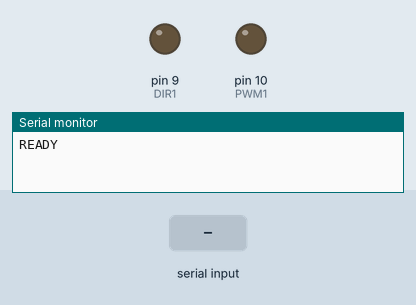
Recording of a sketch running on a simulated Arduino Uno, built with avr-gcc and run on an emulated ATmega328P. Shown: output pins drawn as LEDs (lit = HIGH), the last lines printed to the serial monitor. Dashed ring = blinking. Inputs (shaded band) come from the test bench.

Above: at 1.2 s.
1.3 s: "<0$>" received over Serial
At 2.79 s:
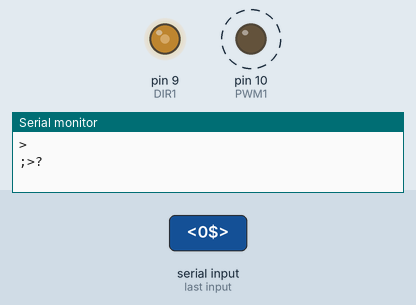
At 3.4 s:
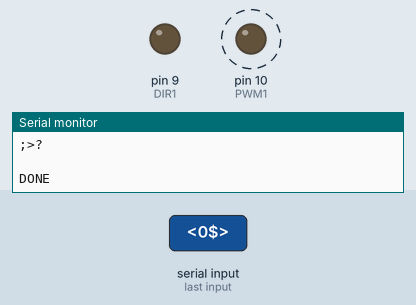
4.3 s: "0$" received over Serial
At 5.1 s:
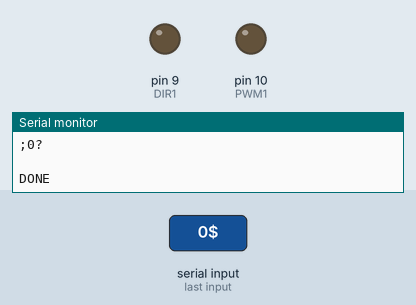
Timing chart, 0 to 7.3 s (numbered marks = the images above; inputs shaded):
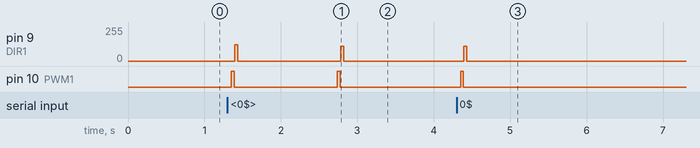

The sketch:

MSR_emulator.ino
```cpp
int PWM1 = 10;  //PWMA
int DIR1 = 9;  //DIRA
int PWM2 = 11;  //Not used
int DIR2 = 13;  //Not used


int clock_speed = 300;
int clock_half = 0;


char serial_line[37]= "371449635398431=1812941116203";
int serial_line_length;


void setup() {

  pinMode(PWM1, OUTPUT);
  pinMode(DIR1, OUTPUT);
  Serial.begin(9600);
  //Serial.setTimeout(1000);
  Serial.println("READY");
  Serial.flush();
}


void writeBit(int lowOrHigh) {
  if (lowOrHigh == 1) {
    digitalWrite(DIR1, ((clock_half == 0) ? HIGH : LOW));
    delayMicroseconds(clock_speed);
    digitalWrite(DIR1, ((clock_half == 0) ? LOW : HIGH));
    delayMicroseconds(clock_speed);
  } else {
    digitalWrite(DIR1, ((clock_half == 0) ? HIGH : LOW));
    delayMicroseconds(clock_speed * 2);
    clock_half = (clock_half + 1) % 2;
  }
}


void writeChar(char c) {
  byte t = 0x00;
  switch (c) {
    case '0': t = 0x01; break;
    case '1': t = 0x10; break;
    case '2': t = 0x08; break;
    case '3': t = 0x19; break;
    case '4': t = 0x04; break;
    case '5': t = 0x15; break;
    case '6': t = 0x0d; break;
    case '7': t = 0x1c; break;
    case '8': t = 0x02; break;
    case '9': t = 0x13; break;
    case ':': t = 0x0b; break;
    case ';': t = 0x1a; break;
    case '<': t = 0x07; break;
    case '=': t = 0x16; break;
    case '>': t = 0x0e; break;
    case '?': t = 0x1f; break;
  }
  for (int i = 4; i >= 0; i--) {
    writeBit((t >> i) & 0x01);
  }
}


int LRC(char* data, int length) {
  int lrc = 0;
  for (int i = 0; i < length; i++) {
    lrc ^= (data[i] - 0x30);
  }
  return lrc + 0x30;
}


void emulator() {
  int track2_len = serial_line_length + 2;
  char track2[track2_len]=";"; //Not include LRC
    for (int i = 0; i < serial_line_length; i++) {
      Serial.println(serial_line[i]);
      track2[i + 1] = serial_line[i];
    }
  track2[track2_len - 1] = '?';
  Serial.println(track2);
  digitalWrite(PWM1, HIGH);
  for (int i = 0; i < 20; i ++) {
    writeBit(0);
  }
  for (int i = 0; i < track2_len; i++) {
    writeChar(track2[i]);
  }
  writeChar(LRC(track2, track2_len));
  for (int i = 0; i < 20; i ++) {
    writeBit(0);
  }
  digitalWrite(PWM1, LOW);
  delay(clock_speed);
}


void loop() {


while (Serial.available()){
  if (Serial.available() > 0) {
    //serial_line[] = 371449635398431=1812941116203;
    serial_line_length = Serial.readBytesUntil('$', serial_line, 38);
    Serial.println("---- serial_line_length_size ----");
    Serial.println(serial_line_length);
    Serial.println("------");
    Serial.flush();
    emulator();
    Serial.println("DONE");
  }
}
}
```

Measured:
- after the input at 1.3 s, pin 9 (DIR1): 0/255 → 121/255 after 0.09 s, → 0/255 0.04 s later, → 111/255 1.3 s later, → 0/255 0.04 s later; pin 10 (PWM1): alternates HIGH for 0.04 s and LOW for 1.3 s, starting after 0.05 s
- after the input at 4.3 s, pin 9 (DIR1): 0/255 → 111/255 after 0.09 s, → 0/255 0.04 s later; pin 10 (PWM1): LOW → HIGH after 0.05 s, → LOW 0.04 s later
